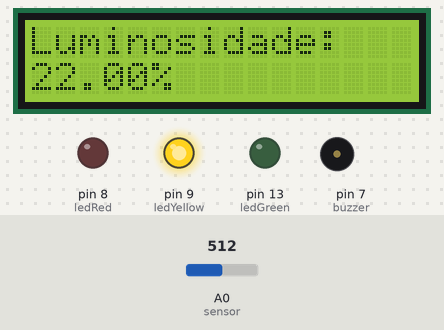
The sketch below on a simulated Arduino Uno, built with avr-gcc and run on an emulated ATmega328P. On the bench: 16×2 character LCD, output pins drawn as LEDs (lit = HIGH), buzzer (waves = sounding, pin HIGH). Inputs (shaded band) come from the test bench; at power-on: A0 (sensor) = 512. What the sketch prints to the serial monitor is not drawn.

Above: at 1.2 s.
1.3 s: A0 (sensor) set to 502
At 2.5 s:
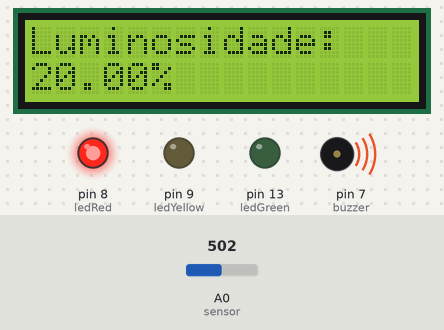
3.1 s: A0 (sensor) set to 716
At 4.88 s:
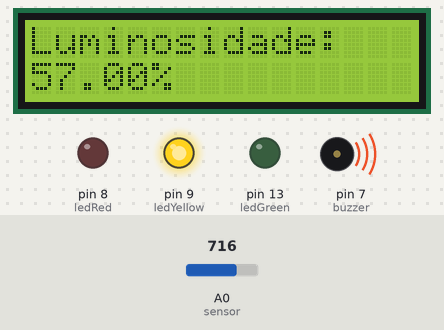
7.8 s: A0 (sensor) set to 306
At 9.7 s:
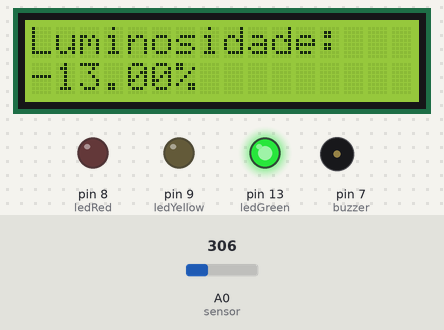
Timing chart, 0 to 11.2 s (numbered marks = the images above; inputs shaded):
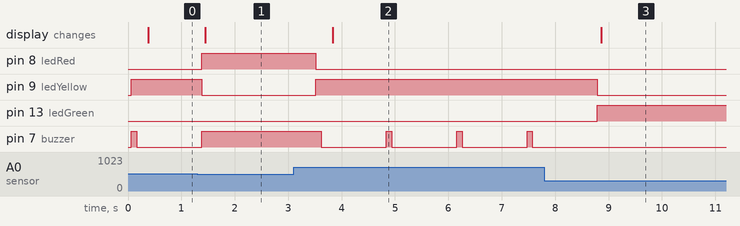

The sketch:

cp2_oct7a.ino
```cpp
#include <LiquidCrystal.h> //Inclui a biblioteca do LCD


LiquidCrystal lcd(12, 11, 10, 5, 4, 3, 2); //Configura os pinos do Arduino para se comunicar com o LCD


int ledGreen = 13; // Define o pino do led verde
int ledYellow = 9; // Define o pino do led amarelo
int ledRed = 8; // Define o pino do led vermelho
int buzzer = 7; // Define o pino do buzzer
float intensidadeLuz; // Cria a variavel intensidadeLuz

  void setup () {
Serial.begin (9600); // Inicializa a comunicação serial com a taxa de 9600 bps
pinMode (ledGreen, OUTPUT); // Define o led verde como saida
pinMode (ledYellow, OUTPUT); // Define o led amarelo como saida
pinMode (ledRed, OUTPUT); // Define o led vermelho como saida
pinMode (buzzer, OUTPUT); // Define o buzzer como saida
lcd.begin(16,2); // Inicializa o LCD com 16 colunas e 2 linhas
}

void loop() {
 int LDR = analogRead (A0); // Lê o valor do sensor LDR conectado ao pino A0

 // Imprime a intensidade da luz no monitor serial
 Serial.print ("Intensidade da Luz: ");
 Serial.println (intensidadeLuz);
 Serial.println(LDR);
 // Mapeia o valor lido do LDR
 intensidadeLuz = map(LDR,382, 958, 0, 100);

  // Condições para acender os LEDs e o buzzer com base na intensidade da luz
  if (intensidadeLuz <20){
    digitalWrite(ledGreen, HIGH); // Acende o LED verde
    digitalWrite(ledYellow, LOW); // Apaga o LED amarelo
    digitalWrite(ledRed, LOW); // Apaga o LED vermelho
    digitalWrite(buzzer, LOW); // Apaga o buzzer
  }
  else if(intensidadeLuz >= 21 && intensidadeLuz < 70){
    digitalWrite(ledGreen, LOW); // Apaga o LED verde
    digitalWrite(ledYellow, HIGH); // Acende o LED amarelo
    digitalWrite(ledRed, LOW); // Apaga o LED vermelho
    digitalWrite(buzzer, HIGH); // Acende o buzzer
    delay(100); // Mantém o buzzer ligado por 100 ms
    digitalWrite(buzzer,LOW); // Apaga o buzzer
    delay(150); // Espera 150 ms antes de repetir
  }
  else{
    digitalWrite(ledGreen, LOW); // Apaga o LED verde
    digitalWrite(ledYellow, LOW); // Apaga o LED amarelo
    digitalWrite(ledRed, HIGH); // Acende o LED vermelho
    digitalWrite(buzzer, HIGH); // Acende o buzzer

  }

// Atualiza o LCD com a intensidade da luz
lcd.begin(16,2);
lcd.clear();
lcd.setCursor(0,0);
lcd.print("Luminosidade:");
lcd.setCursor(0,1);
lcd.print(intensidadeLuz);
lcd.print("%");


  delay(1000); // Espera 1 segundo antes de repetir o loop
}
```

Measured:
- the behaviour switches between 503 and 502 on A0 (sensor) (found by bisection; images 0 and 1)
- after the input at 1.3 s, pin 8 (ledRed): LOW → HIGH after 0.08 s; pin 9 (ledYellow): HIGH → LOW after 0.08 s; pin 7 (buzzer): goes on until 1.4 s, then stays HIGH; the display: changes after 0.15 s (image 1)
- after the input at 3.1 s, pin 8 (ledRed): HIGH → LOW after 0.42 s; pin 9 (ledYellow): LOW → HIGH after 0.42 s; pin 7 (buzzer): alternates HIGH for 0.10 s and LOW for 1.2 s, starting after 0.52 s; the display: changes after 0.74 s (image 2)
- after the input at 7.8 s, pin 9 (ledYellow): HIGH → LOW after 0.99 s; pin 13 (ledGreen): LOW → HIGH after 0.99 s; pin 7 (buzzer): stops changing and stays LOW; the display: changes after 1.1 s (image 3)
